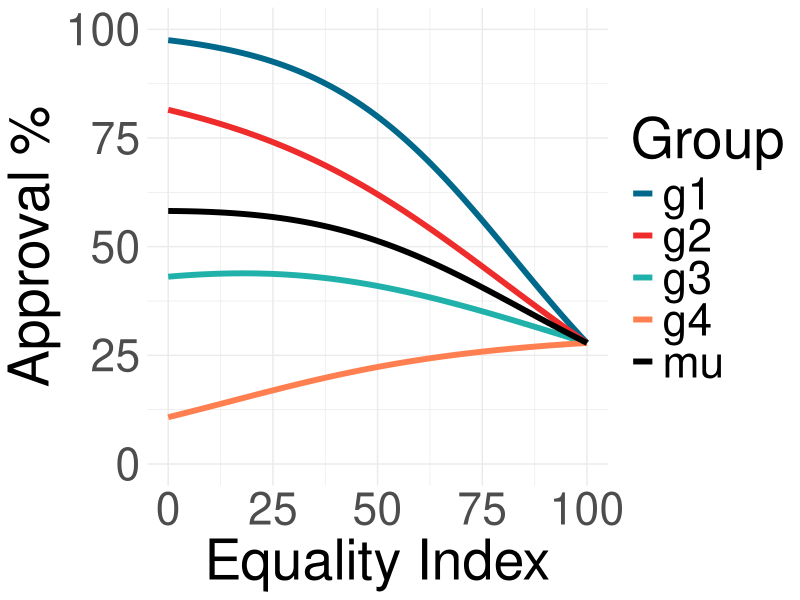

Write R code to recreate this figure.
#######################
#Define known values:
#######################
library(tidyverse)
library(patchwork)
library(jsonlite)

def.limit = 0.1
#FICO score distributions

# base_rates
race_rates = c('g1'=0.25, 'g2'=0.25, 'g3'=0.25, 'g4'=0.25) #equal base rates

# # means
# race_means = c('g1'=630, 'g2'=610, 'g3'=570, 'g4'=590) #low diff
# mu_type = 'LOW: g1:630, g2:610, g3:570, g4:590 (SD:120)'
# race_means = c('g1'=700, 'g2'=650, 'g3'=500, 'g4'=550) #med diff
# mu_type = 'MED: g1:750, g2:650, g3:500, g4:550 (SD:120)'
# race_means = c('g1'=760, 'g2'=680, 'g3'=440, 'g4'=520) #high diff
# mu_type = 'HIGH: g1:760, g2:680, g3:440, g4:520 (SD = 120)'
# race_sds = c('g1'=120, 'g2'=120, 'g3'=120, 'g4'=120)

race_means = c('g1'=660, 'g2'=620, 'g3'=580, 'g4'=540) #low diff
mu_type = 'LOW: g1:660, g2:620, g3:580, g4:540 (SD:200)'
race_means = c('g1'=800, 'g2'=633, 'g3'=567, 'g4'=400) #med diff
mu_type = 'MED: g1:800, g2:633, g3:567, g4:400 (SD:200)'
race_means = c('g1'=920, 'g2'=707, 'g3'=493, 'g4'=280) #high diff
mu_type = 'HIGH: g1:920, g2:707, g3:493, g4:280 (SD = 200)'
race_sds = c('g1'=200, 'g2'=200, 'g3'=200, 'g4'=200)
# pdf of fico score given the fico truncation.
dtnorm = function(x, m, s){
  dnorm(x, m, s) / (pnorm(850, m, s) - pnorm(300, m, s))
}

# default-rate for fico
def_rate_fico = function(x){(1-1/(1+exp(-.016*(x-550))))}

# default rate for threshold, mu, sd
default_rate = function(threshold, m, s){
  integrate(function(x){
    dtnorm(x,m,s)*def_rate_fico(x)
  },
  threshold,850)$val
}

# total default rate with baserates
default_rate_total = function(thresholds){
  dr = purrr::pmap_dbl(data.frame(threshold = thresholds, m = race_means, s = race_sds), 
                       default_rate)
  sum(dr*race_rates)/sum(race_rates) # in case we dont have it sum to 1
}

# find constant thresholds
find.constant.thresholds = function(def.limit){
  t = uniroot(function(t){ 
    default_rate_total(rep(t, 4))-def.limit
  }, 
  lower=300, 
  upper=850)$root
  rep(t, 4)
}

# find constant conditional probability
find.equal.thresholds = function(def.limit){
  p = uniroot(function(p){
    default_rate_total(qnorm(1-p, race_means, race_sds))-def.limit}, 
    lower=0.001, 
    upper=0.999)$root
  qnorm(1-p, race_means, race_sds)
}

# find threshold for interpolated p
thresholds_p1 = find.equal.thresholds(def.limit)
deltas = thresholds_p1 - mean(thresholds_p1)

find.interp.thresholds = function(p, def.limit){
  mu = uniroot(function(mu){ 
    thresholds = deltas*p + mu
    default_rate_total(thresholds)-def.limit
  }, lower=300, 
  upper=850)$root
  mu+deltas*p
}


#Find approval percent
slider_start = -30
slider_end = slider_start+170
p_list = seq(slider_start, slider_end, by = 1)
out = matrix(ncol = length(find.interp.thresholds(0.5, def.limit)),
             nrow = length(p_list))
for (p in p_list){ 
  for(i in 1:length(race_means))
    out[(p-(slider_start-1)),i] = (1-pnorm(find.interp.thresholds(p/100, def.limit)[i], race_means[i], race_sds[i]))*100
  #out[p+1,i] = (1-pnorm(find.interp.thresholds(p/100, def.limit)[i], race_means[i], race_sds[i]))
}

df = data.frame(out)
df$mu = rowMeans(df[,1:4])
colnames(df) = c('g1','g2','g3','g4', 'mu')
df$tradeoff = mu_type
df$p = p_list
out.json = toJSON(df, pretty = T)

write(out.json, "./FICOTest.json")
df = df %>% gather(key = 'Group', value = 'FICO', 1:5)

df %>% filter(p %in% c(62), Group == "mu") %>% select(FICO)
theme_set(theme_minimal())
ggplot(data = df, aes(x=p, y = FICO))+
  geom_line(aes(color = Group),size = 2)+
  scale_color_manual(values=c("deepskyblue4", "firebrick2","lightseagreen","coral",'black'))+
  #ggtitle(paste("Def rate = ", def.limit, "\n", mu_type ))+
  theme(text = element_text(size=40))+
  ylab('Approval %')+
  xlab("Equality Index")+
  ylim(0,100)+ xlim(0,100)

# (t1|t2|t3)/
#   (p1|p2|p3)




